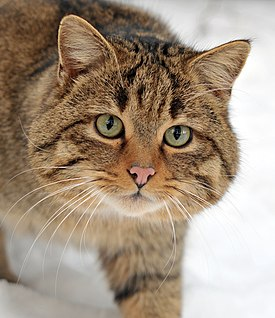
#> input picture lab2/image.jpg, 275 x 318 px
$ jupyter execute lab2_2.ipynb
#> lines starting #> are read from the running program, lines starting #| are printed output that depends on the picture
[cell 1]
import numpy as np
import cv2
import matplotlib.pyplot as plt

def sum_i(i, hist):
    return np.sum(hist[:i+1])

def histogram_equalization(image):
    hist, bins = np.histogram(image.flatten(), 256, [0, 256])
    lut = np.empty(256)

    for i in range(256):
        lut[i] = 255 * sum_i(i, hist) / sum(hist)

    equalized_image = lut[image]
    equalized_image = equalized_image.astype(np.uint8)

    return equalized_image

gray_image1 = cv2.imread('image.jpg', cv2.IMREAD_GRAYSCALE)
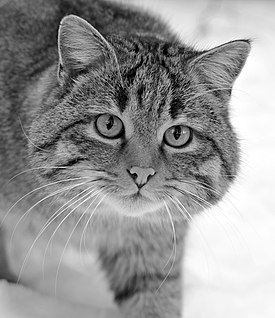
#> gray_image1: shape (318, 275); min 0, max 255, mean 150.1
result_image = histogram_equalization(gray_image1)
#> in histogram_equalization, `hist, bins = np.histogram(image.flatten(), 256, [0, 256])`: hist = 256 values, max 1648 at index 249, min 24 at index 8, mean 341.6; bins = 257 values from 0 to 256
#> after the loop in histogram_equalization, `for i in range(256):`: lut = 256 values from 0.729 to 255
#> in histogram_equalization, `equalized_image = lut[image]`:
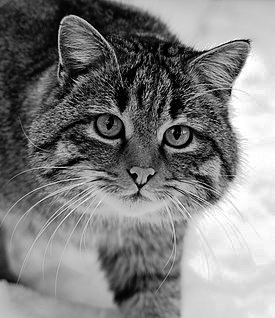
#> equalized_image: shape (318, 275) float64; min 0.729, max 255, mean 128.3

plt.figure(figsize=(10, 8))
plt.subplot(2, 2, 1)
plt.imshow(gray_image1, cmap='gray')
plt.title('Original')

plt.subplot(2, 2, 2)
plt.imshow(result_image, cmap='gray')
plt.title('Equalized')

plt.subplot(2, 2, 3)
plt.hist(gray_image1.ravel(), 256, [0, 256])

plt.subplot(2, 2, 4)
plt.hist(result_image.ravel(), 256, [0, 256])

plt.show()
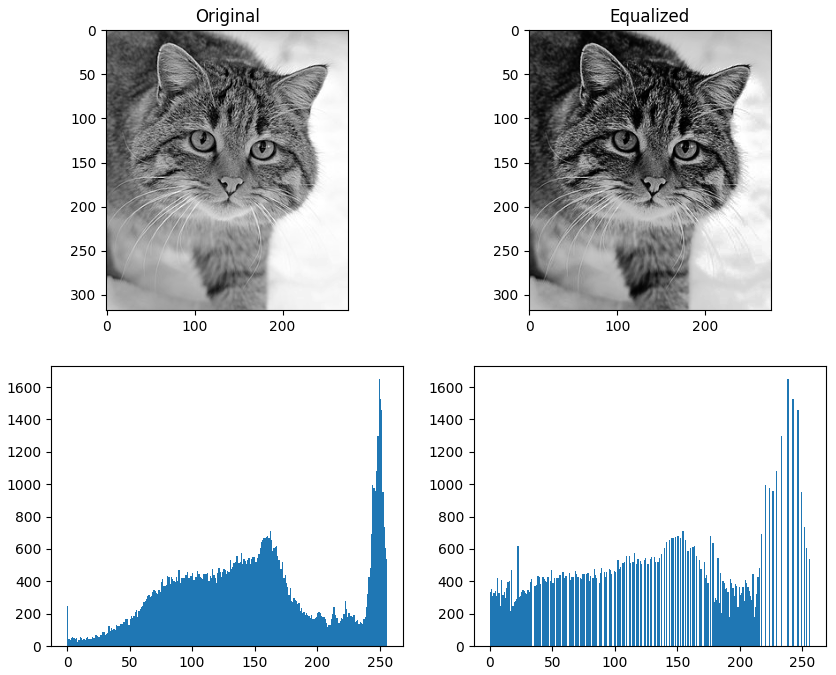
#> figure drawn by matplotlib, 4 panels; panel 3: tallest bar 1648 high, from x = 249 to 250; panel 4: tallest bar 1648 high, from x = 238 to 239
